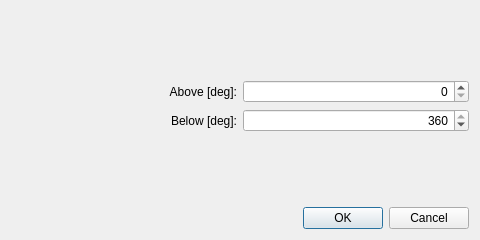
<?xml version="1.0" encoding="UTF-8"?>
<ui version="4.0">
 <class>DialogEditObjectiveHeading</class>
 <widget class="QDialog" name="DialogEditObjectiveHeading">
  <property name="geometry">
   <rect>
    <x>0</x>
    <y>0</y>
    <width>480</width>
    <height>240</height>
   </rect>
  </property>
  <property name="windowTitle">
   <string>Edit Objective Heading</string>
  </property>
  <property name="modal">
   <bool>true</bool>
  </property>
  <layout class="QGridLayout" name="gridLayout">
   <item row="0" column="0" colspan="2">
    <spacer name="verticalSpacer_2">
     <property name="orientation">
      <enum>Qt::Vertical</enum>
     </property>
     <property name="sizeHint" stdset="0">
      <size>
       <width>299</width>
       <height>34</height>
      </size>
     </property>
    </spacer>
   </item>
   <item row="1" column="0">
    <widget class="QLabel" name="label">
     <property name="text">
      <string>Above [deg]:</string>
     </property>
     <property name="alignment">
      <set>Qt::AlignRight|Qt::AlignTrailing|Qt::AlignVCenter</set>
     </property>
     <property name="buddy">
      <cstring>spinBoxAbove</cstring>
     </property>
    </widget>
   </item>
   <item row="1" column="1">
    <widget class="QDoubleSpinBox" name="spinBoxAbove">
     <property name="alignment">
      <set>Qt::AlignRight|Qt::AlignTrailing|Qt::AlignVCenter</set>
     </property>
     <property name="decimals">
      <number>0</number>
     </property>
     <property name="minimum">
      <double>0.000000000000000</double>
     </property>
     <property name="maximum">
      <double>360.000000000000000</double>
     </property>
     <property name="singleStep">
      <double>1.000000000000000</double>
     </property>
    </widget>
   </item>
   <item row="2" column="0">
    <widget class="QLabel" name="label_2">
     <property name="text">
      <string>Below [deg]:</string>
     </property>
     <property name="alignment">
      <set>Qt::AlignRight|Qt::AlignTrailing|Qt::AlignVCenter</set>
     </property>
     <property name="buddy">
      <cstring>spinBoxBelow</cstring>
     </property>
    </widget>
   </item>
   <item row="2" column="1">
    <widget class="QDoubleSpinBox" name="spinBoxBelow">
     <property name="alignment">
      <set>Qt::AlignRight|Qt::AlignTrailing|Qt::AlignVCenter</set>
     </property>
     <property name="decimals">
      <number>0</number>
     </property>
     <property name="minimum">
      <double>0.000000000000000</double>
     </property>
     <property name="maximum">
      <double>360.000000000000000</double>
     </property>
     <property name="singleStep">
      <double>1.000000000000000</double>
     </property>
     <property name="value">
      <double>360.000000000000000</double>
     </property>
    </widget>
   </item>
   <item row="3" column="0" colspan="2">
    <spacer name="verticalSpacer">
     <property name="orientation">
      <enum>Qt::Vertical</enum>
     </property>
     <property name="sizeHint" stdset="0">
      <size>
       <width>299</width>
       <height>30</height>
      </size>
     </property>
    </spacer>
   </item>
   <item row="4" column="0" colspan="2">
    <widget class="QDialogButtonBox" name="buttonBox">
     <property name="orientation">
      <enum>Qt::Horizontal</enum>
     </property>
     <property name="standardButtons">
      <set>QDialogButtonBox::Cancel|QDialogButtonBox::Ok</set>
     </property>
    </widget>
   </item>
  </layout>
 </widget>
 <tabstops>
  <tabstop>spinBoxAbove</tabstop>
  <tabstop>spinBoxBelow</tabstop>
  <tabstop>buttonBox</tabstop>
 </tabstops>
 <resources/>
 <connections>
  <connection>
   <sender>buttonBox</sender>
   <signal>accepted()</signal>
   <receiver>DialogEditObjectiveHeading</receiver>
   <slot>accept()</slot>
   <hints>
    <hint type="sourcelabel">
     <x>248</x>
     <y>254</y>
    </hint>
    <hint type="destinationlabel">
     <x>157</x>
     <y>274</y>
    </hint>
   </hints>
  </connection>
  <connection>
   <sender>buttonBox</sender>
   <signal>rejected()</signal>
   <receiver>DialogEditObjectiveHeading</receiver>
   <slot>reject()</slot>
   <hints>
    <hint type="sourcelabel">
     <x>316</x>
     <y>260</y>
    </hint>
    <hint type="destinationlabel">
     <x>286</x>
     <y>274</y>
    </hint>
   </hints>
  </connection>
 </connections>
</ui>
